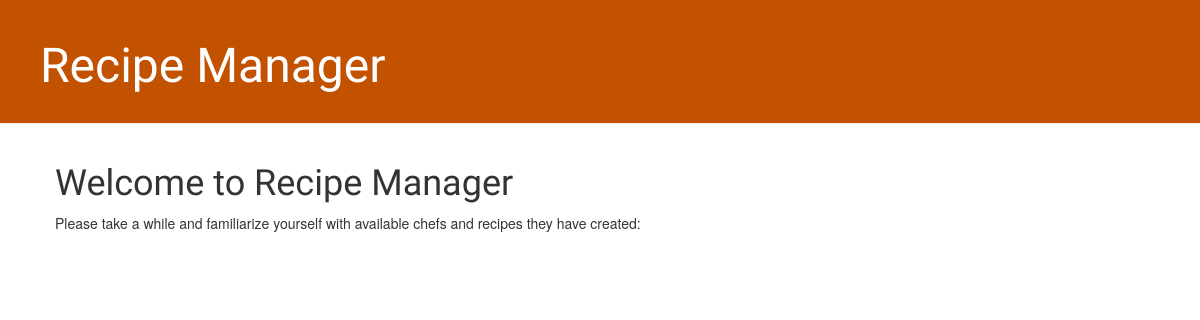
The app's page /chefs, older data.
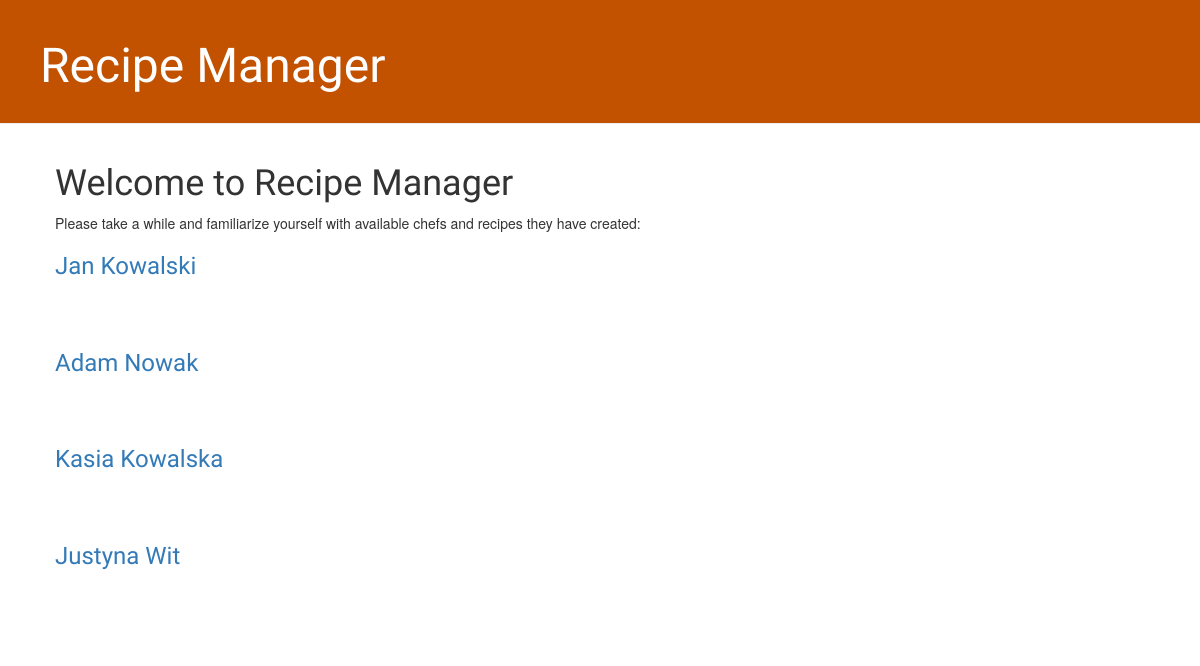
The same page, newer data.
### recipes/models/chef.py (models this page shows, shortened)
class Chef(models.Model):
    name = models.CharField(max_length=100, db_comment="The name of the chef.")
    bio = models.TextField(db_comment="A brief biography or description of the chef.")

### recipes/views/chefs_view.py (the view)
# urls.py: path('chefs', views.chefs_list, name='chefs_list'),
def chefs_list(request):
    try:
        chefs = Chef.objects.all()
        return render(request, 'chefs/chefs_list.html', {'chefs': chefs})
    except Http404:
        return render(request, "chefs/error.html", {"error_title": "page not found",
                                                    "error_text1": "Sorry, but the page you requested cannot be found.",
                                                    "error_text2": "Try checking the URL for errors, then hit the refresh button on your browser."})

### recipes/templates/chefs/chefs_list.html
{% extends 'recipes/home.html' %}
{% block content %}
<div>
    <h1>Welcome to Recipe Manager</h1>
    <p>Please take a while and familiarize yourself with available chefs and recipes they have created:</p>
</div>
{% for chef in chefs %}
<div class="recipe">
    <h3><a href="{% url 'chef_detail' pk=chef.pk %}">{{ chef.name }}</a></h3>
</div>
{% endfor %}
{% endblock %}

Row changes from the older to the newer data that the page shows:
added Chef: name "Jan Kowalski"
added Chef: name "Adam Nowak"
added Chef: name "Kasia Kowalska"
added Chef: name "Justyna Wit"
